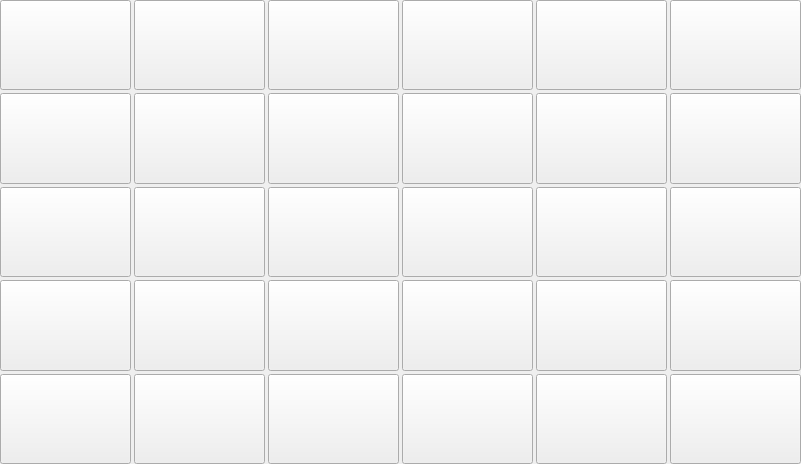
<?xml version="1.0" encoding="UTF-8"?>
<ui version="4.0">
 <class>GoodsWidget</class>
 <widget class="QWidget" name="GoodsWidget">
  <property name="geometry">
   <rect>
    <x>0</x>
    <y>0</y>
    <width>801</width>
    <height>464</height>
   </rect>
  </property>
  <property name="font">
   <font>
    <family>微软雅黑</family>
    <pointsize>1</pointsize>
   </font>
  </property>
  <property name="windowTitle">
   <string>GoodsWidget</string>
  </property>
  <property name="styleSheet">
   <string notr="true">QPushButton{
	border-image: url(:/saleImage/goods_btn_normal.png);
}

QPushButton:pressed{
	border-image: url(:/saleImage/goods_btn_press.png);
}</string>
  </property>
  <layout class="QGridLayout" name="gridLayout">
   <property name="leftMargin">
    <number>0</number>
   </property>
   <property name="topMargin">
    <number>0</number>
   </property>
   <property name="rightMargin">
    <number>0</number>
   </property>
   <property name="bottomMargin">
    <number>0</number>
   </property>
   <property name="spacing">
    <number>3</number>
   </property>
   <item row="0" column="0">
    <widget class="GoodsCellButton" name="cellButton_01">
     <property name="sizePolicy">
      <sizepolicy hsizetype="Minimum" vsizetype="Minimum">
       <horstretch>0</horstretch>
       <verstretch>0</verstretch>
      </sizepolicy>
     </property>
     <property name="font">
      <font>
       <family>微软雅黑</family>
      </font>
     </property>
     <property name="focusPolicy">
      <enum>Qt::NoFocus</enum>
     </property>
     <property name="text">
      <string/>
     </property>
    </widget>
   </item>
   <item row="0" column="1">
    <widget class="GoodsCellButton" name="cellButton_02">
     <property name="sizePolicy">
      <sizepolicy hsizetype="Minimum" vsizetype="Minimum">
       <horstretch>0</horstretch>
       <verstretch>0</verstretch>
      </sizepolicy>
     </property>
     <property name="font">
      <font>
       <family>微软雅黑</family>
      </font>
     </property>
     <property name="focusPolicy">
      <enum>Qt::NoFocus</enum>
     </property>
     <property name="text">
      <string/>
     </property>
    </widget>
   </item>
   <item row="0" column="2">
    <widget class="GoodsCellButton" name="cellButton_03">
     <property name="sizePolicy">
      <sizepolicy hsizetype="Minimum" vsizetype="Minimum">
       <horstretch>0</horstretch>
       <verstretch>0</verstretch>
      </sizepolicy>
     </property>
     <property name="font">
      <font>
       <family>微软雅黑</family>
      </font>
     </property>
     <property name="focusPolicy">
      <enum>Qt::NoFocus</enum>
     </property>
     <property name="text">
      <string/>
     </property>
    </widget>
   </item>
   <item row="0" column="3">
    <widget class="GoodsCellButton" name="cellButton_04">
     <property name="sizePolicy">
      <sizepolicy hsizetype="Minimum" vsizetype="Minimum">
       <horstretch>0</horstretch>
       <verstretch>0</verstretch>
      </sizepolicy>
     </property>
     <property name="font">
      <font>
       <family>微软雅黑</family>
      </font>
     </property>
     <property name="focusPolicy">
      <enum>Qt::NoFocus</enum>
     </property>
     <property name="text">
      <string/>
     </property>
    </widget>
   </item>
   <item row="0" column="4">
    <widget class="GoodsCellButton" name="cellButton_05">
     <property name="sizePolicy">
      <sizepolicy hsizetype="Minimum" vsizetype="Minimum">
       <horstretch>0</horstretch>
       <verstretch>0</verstretch>
      </sizepolicy>
     </property>
     <property name="font">
      <font>
       <family>微软雅黑</family>
      </font>
     </property>
     <property name="focusPolicy">
      <enum>Qt::NoFocus</enum>
     </property>
     <property name="text">
      <string/>
     </property>
    </widget>
   </item>
   <item row="0" column="5">
    <widget class="GoodsCellButton" name="cellButton_06">
     <property name="sizePolicy">
      <sizepolicy hsizetype="Minimum" vsizetype="Minimum">
       <horstretch>0</horstretch>
       <verstretch>0</verstretch>
      </sizepolicy>
     </property>
     <property name="font">
      <font>
       <family>微软雅黑</family>
      </font>
     </property>
     <property name="focusPolicy">
      <enum>Qt::NoFocus</enum>
     </property>
     <property name="text">
      <string/>
     </property>
    </widget>
   </item>
   <item row="1" column="0">
    <widget class="GoodsCellButton" name="cellButton_07">
     <property name="sizePolicy">
      <sizepolicy hsizetype="Minimum" vsizetype="Minimum">
       <horstretch>0</horstretch>
       <verstretch>0</verstretch>
      </sizepolicy>
     </property>
     <property name="font">
      <font>
       <family>微软雅黑</family>
      </font>
     </property>
     <property name="focusPolicy">
      <enum>Qt::NoFocus</enum>
     </property>
     <property name="text">
      <string/>
     </property>
    </widget>
   </item>
   <item row="1" column="1">
    <widget class="GoodsCellButton" name="cellButton_08">
     <property name="sizePolicy">
      <sizepolicy hsizetype="Minimum" vsizetype="Minimum">
       <horstretch>0</horstretch>
       <verstretch>0</verstretch>
      </sizepolicy>
     </property>
     <property name="font">
      <font>
       <family>微软雅黑</family>
      </font>
     </property>
     <property name="focusPolicy">
      <enum>Qt::NoFocus</enum>
     </property>
     <property name="text">
      <string/>
     </property>
    </widget>
   </item>
   <item row="1" column="2">
    <widget class="GoodsCellButton" name="cellButton_09">
     <property name="sizePolicy">
      <sizepolicy hsizetype="Minimum" vsizetype="Minimum">
       <horstretch>0</horstretch>
       <verstretch>0</verstretch>
      </sizepolicy>
     </property>
     <property name="font">
      <font>
       <family>微软雅黑</family>
      </font>
     </property>
     <property name="focusPolicy">
      <enum>Qt::NoFocus</enum>
     </property>
     <property name="text">
      <string/>
     </property>
    </widget>
   </item>
   <item row="1" column="3">
    <widget class="GoodsCellButton" name="cellButton_10">
     <property name="sizePolicy">
      <sizepolicy hsizetype="Minimum" vsizetype="Minimum">
       <horstretch>0</horstretch>
       <verstretch>0</verstretch>
      </sizepolicy>
     </property>
     <property name="font">
      <font>
       <family>微软雅黑</family>
      </font>
     </property>
     <property name="focusPolicy">
      <enum>Qt::NoFocus</enum>
     </property>
     <property name="text">
      <string/>
     </property>
    </widget>
   </item>
   <item row="1" column="4">
    <widget class="GoodsCellButton" name="cellButton_11">
     <property name="sizePolicy">
      <sizepolicy hsizetype="Minimum" vsizetype="Minimum">
       <horstretch>0</horstretch>
       <verstretch>0</verstretch>
      </sizepolicy>
     </property>
     <property name="font">
      <font>
       <family>微软雅黑</family>
      </font>
     </property>
     <property name="focusPolicy">
      <enum>Qt::NoFocus</enum>
     </property>
     <property name="text">
      <string/>
     </property>
    </widget>
   </item>
   <item row="1" column="5">
    <widget class="GoodsCellButton" name="cellButton_12">
     <property name="sizePolicy">
      <sizepolicy hsizetype="Minimum" vsizetype="Minimum">
       <horstretch>0</horstretch>
       <verstretch>0</verstretch>
      </sizepolicy>
     </property>
     <property name="font">
      <font>
       <family>微软雅黑</family>
      </font>
     </property>
     <property name="focusPolicy">
      <enum>Qt::NoFocus</enum>
     </property>
     <property name="text">
      <string/>
     </property>
    </widget>
   </item>
   <item row="2" column="0">
    <widget class="GoodsCellButton" name="cellButton_13">
     <property name="sizePolicy">
      <sizepolicy hsizetype="Minimum" vsizetype="Minimum">
       <horstretch>0</horstretch>
       <verstretch>0</verstretch>
      </sizepolicy>
     </property>
     <property name="font">
      <font>
       <family>微软雅黑</family>
      </font>
     </property>
     <property name="focusPolicy">
      <enum>Qt::NoFocus</enum>
     </property>
     <property name="text">
      <string/>
     </property>
    </widget>
   </item>
   <item row="2" column="1">
    <widget class="GoodsCellButton" name="cellButton_14">
     <property name="sizePolicy">
      <sizepolicy hsizetype="Minimum" vsizetype="Minimum">
       <horstretch>0</horstretch>
       <verstretch>0</verstretch>
      </sizepolicy>
     </property>
     <property name="font">
      <font>
       <family>微软雅黑</family>
      </font>
     </property>
     <property name="focusPolicy">
      <enum>Qt::NoFocus</enum>
     </property>
     <property name="text">
      <string/>
     </property>
    </widget>
   </item>
   <item row="2" column="2">
    <widget class="GoodsCellButton" name="cellButton_15">
     <property name="sizePolicy">
      <sizepolicy hsizetype="Minimum" vsizetype="Minimum">
       <horstretch>0</horstretch>
       <verstretch>0</verstretch>
      </sizepolicy>
     </property>
     <property name="font">
      <font>
       <family>微软雅黑</family>
      </font>
     </property>
     <property name="focusPolicy">
      <enum>Qt::NoFocus</enum>
     </property>
     <property name="text">
      <string/>
     </property>
    </widget>
   </item>
   <item row="2" column="3">
    <widget class="GoodsCellButton" name="cellButton_16">
     <property name="sizePolicy">
      <sizepolicy hsizetype="Minimum" vsizetype="Minimum">
       <horstretch>0</horstretch>
       <verstretch>0</verstretch>
      </sizepolicy>
     </property>
     <property name="font">
      <font>
       <family>微软雅黑</family>
      </font>
     </property>
     <property name="focusPolicy">
      <enum>Qt::NoFocus</enum>
     </property>
     <property name="text">
      <string/>
     </property>
    </widget>
   </item>
   <item row="2" column="4">
    <widget class="GoodsCellButton" name="cellButton_17">
     <property name="sizePolicy">
      <sizepolicy hsizetype="Minimum" vsizetype="Minimum">
       <horstretch>0</horstretch>
       <verstretch>0</verstretch>
      </sizepolicy>
     </property>
     <property name="font">
      <font>
       <family>微软雅黑</family>
      </font>
     </property>
     <property name="focusPolicy">
      <enum>Qt::NoFocus</enum>
     </property>
     <property name="text">
      <string/>
     </property>
    </widget>
   </item>
   <item row="2" column="5">
    <widget class="GoodsCellButton" name="cellButton_18">
     <property name="sizePolicy">
      <sizepolicy hsizetype="Minimum" vsizetype="Minimum">
       <horstretch>0</horstretch>
       <verstretch>0</verstretch>
      </sizepolicy>
     </property>
     <property name="font">
      <font>
       <family>微软雅黑</family>
      </font>
     </property>
     <property name="focusPolicy">
      <enum>Qt::NoFocus</enum>
     </property>
     <property name="text">
      <string/>
     </property>
    </widget>
   </item>
   <item row="3" column="0">
    <widget class="GoodsCellButton" name="cellButton_19">
     <property name="sizePolicy">
      <sizepolicy hsizetype="Minimum" vsizetype="Minimum">
       <horstretch>0</horstretch>
       <verstretch>0</verstretch>
      </sizepolicy>
     </property>
     <property name="font">
      <font>
       <family>微软雅黑</family>
      </font>
     </property>
     <property name="focusPolicy">
      <enum>Qt::NoFocus</enum>
     </property>
     <property name="text">
      <string/>
     </property>
    </widget>
   </item>
   <item row="3" column="1">
    <widget class="GoodsCellButton" name="cellButton_20">
     <property name="sizePolicy">
      <sizepolicy hsizetype="Minimum" vsizetype="Minimum">
       <horstretch>0</horstretch>
       <verstretch>0</verstretch>
      </sizepolicy>
     </property>
     <property name="font">
      <font>
       <family>微软雅黑</family>
      </font>
     </property>
     <property name="focusPolicy">
      <enum>Qt::NoFocus</enum>
     </property>
     <property name="text">
      <string/>
     </property>
    </widget>
   </item>
   <item row="3" column="2">
    <widget class="GoodsCellButton" name="cellButton_21">
     <property name="sizePolicy">
      <sizepolicy hsizetype="Minimum" vsizetype="Minimum">
       <horstretch>0</horstretch>
       <verstretch>0</verstretch>
      </sizepolicy>
     </property>
     <property name="font">
      <font>
       <family>微软雅黑</family>
      </font>
     </property>
     <property name="focusPolicy">
      <enum>Qt::NoFocus</enum>
     </property>
     <property name="text">
      <string/>
     </property>
    </widget>
   </item>
   <item row="3" column="3">
    <widget class="GoodsCellButton" name="cellButton_22">
     <property name="sizePolicy">
      <sizepolicy hsizetype="Minimum" vsizetype="Minimum">
       <horstretch>0</horstretch>
       <verstretch>0</verstretch>
      </sizepolicy>
     </property>
     <property name="font">
      <font>
       <family>微软雅黑</family>
      </font>
     </property>
     <property name="focusPolicy">
      <enum>Qt::NoFocus</enum>
     </property>
     <property name="text">
      <string/>
     </property>
    </widget>
   </item>
   <item row="3" column="4">
    <widget class="GoodsCellButton" name="cellButton_23">
     <property name="sizePolicy">
      <sizepolicy hsizetype="Minimum" vsizetype="Minimum">
       <horstretch>0</horstretch>
       <verstretch>0</verstretch>
      </sizepolicy>
     </property>
     <property name="font">
      <font>
       <family>微软雅黑</family>
      </font>
     </property>
     <property name="focusPolicy">
      <enum>Qt::NoFocus</enum>
     </property>
     <property name="text">
      <string/>
     </property>
    </widget>
   </item>
   <item row="3" column="5">
    <widget class="GoodsCellButton" name="cellButton_24">
     <property name="sizePolicy">
      <sizepolicy hsizetype="Minimum" vsizetype="Minimum">
       <horstretch>0</horstretch>
       <verstretch>0</verstretch>
      </sizepolicy>
     </property>
     <property name="font">
      <font>
       <family>微软雅黑</family>
      </font>
     </property>
     <property name="focusPolicy">
      <enum>Qt::NoFocus</enum>
     </property>
     <property name="text">
      <string/>
     </property>
    </widget>
   </item>
   <item row="4" column="0">
    <widget class="GoodsCellButton" name="cellButton_25">
     <property name="sizePolicy">
      <sizepolicy hsizetype="Minimum" vsizetype="Minimum">
       <horstretch>0</horstretch>
       <verstretch>0</verstretch>
      </sizepolicy>
     </property>
     <property name="font">
      <font>
       <family>微软雅黑</family>
      </font>
     </property>
     <property name="focusPolicy">
      <enum>Qt::NoFocus</enum>
     </property>
     <property name="text">
      <string/>
     </property>
    </widget>
   </item>
   <item row="4" column="1">
    <widget class="GoodsCellButton" name="cellButton_26">
     <property name="sizePolicy">
      <sizepolicy hsizetype="Minimum" vsizetype="Minimum">
       <horstretch>0</horstretch>
       <verstretch>0</verstretch>
      </sizepolicy>
     </property>
     <property name="font">
      <font>
       <family>微软雅黑</family>
      </font>
     </property>
     <property name="focusPolicy">
      <enum>Qt::NoFocus</enum>
     </property>
     <property name="text">
      <string/>
     </property>
    </widget>
   </item>
   <item row="4" column="2">
    <widget class="GoodsCellButton" name="cellButton_27">
     <property name="sizePolicy">
      <sizepolicy hsizetype="Minimum" vsizetype="Minimum">
       <horstretch>0</horstretch>
       <verstretch>0</verstretch>
      </sizepolicy>
     </property>
     <property name="font">
      <font>
       <family>微软雅黑</family>
      </font>
     </property>
     <property name="focusPolicy">
      <enum>Qt::NoFocus</enum>
     </property>
     <property name="text">
      <string/>
     </property>
    </widget>
   </item>
   <item row="4" column="3">
    <widget class="GoodsCellButton" name="cellButton_28">
     <property name="sizePolicy">
      <sizepolicy hsizetype="Minimum" vsizetype="Minimum">
       <horstretch>0</horstretch>
       <verstretch>0</verstretch>
      </sizepolicy>
     </property>
     <property name="font">
      <font>
       <family>微软雅黑</family>
      </font>
     </property>
     <property name="focusPolicy">
      <enum>Qt::NoFocus</enum>
     </property>
     <property name="text">
      <string/>
     </property>
    </widget>
   </item>
   <item row="4" column="4">
    <widget class="GoodsCellButton" name="cellButton_29">
     <property name="sizePolicy">
      <sizepolicy hsizetype="Minimum" vsizetype="Minimum">
       <horstretch>0</horstretch>
       <verstretch>0</verstretch>
      </sizepolicy>
     </property>
     <property name="font">
      <font>
       <family>微软雅黑</family>
      </font>
     </property>
     <property name="focusPolicy">
      <enum>Qt::NoFocus</enum>
     </property>
     <property name="text">
      <string/>
     </property>
    </widget>
   </item>
   <item row="4" column="5">
    <widget class="GoodsCellButton" name="cellButton_30">
     <property name="sizePolicy">
      <sizepolicy hsizetype="Minimum" vsizetype="Minimum">
       <horstretch>0</horstretch>
       <verstretch>0</verstretch>
      </sizepolicy>
     </property>
     <property name="font">
      <font>
       <family>微软雅黑</family>
      </font>
     </property>
     <property name="focusPolicy">
      <enum>Qt::NoFocus</enum>
     </property>
     <property name="text">
      <string/>
     </property>
    </widget>
   </item>
  </layout>
 </widget>
 <layoutdefault spacing="6" margin="11"/>
 <customwidgets>
  <customwidget>
   <class>GoodsCellButton</class>
   <extends>QPushButton</extends>
   <header>GoodsCellButton.h</header>
  </customwidget>
 </customwidgets>
 <resources/>
 <connections/>
</ui>
